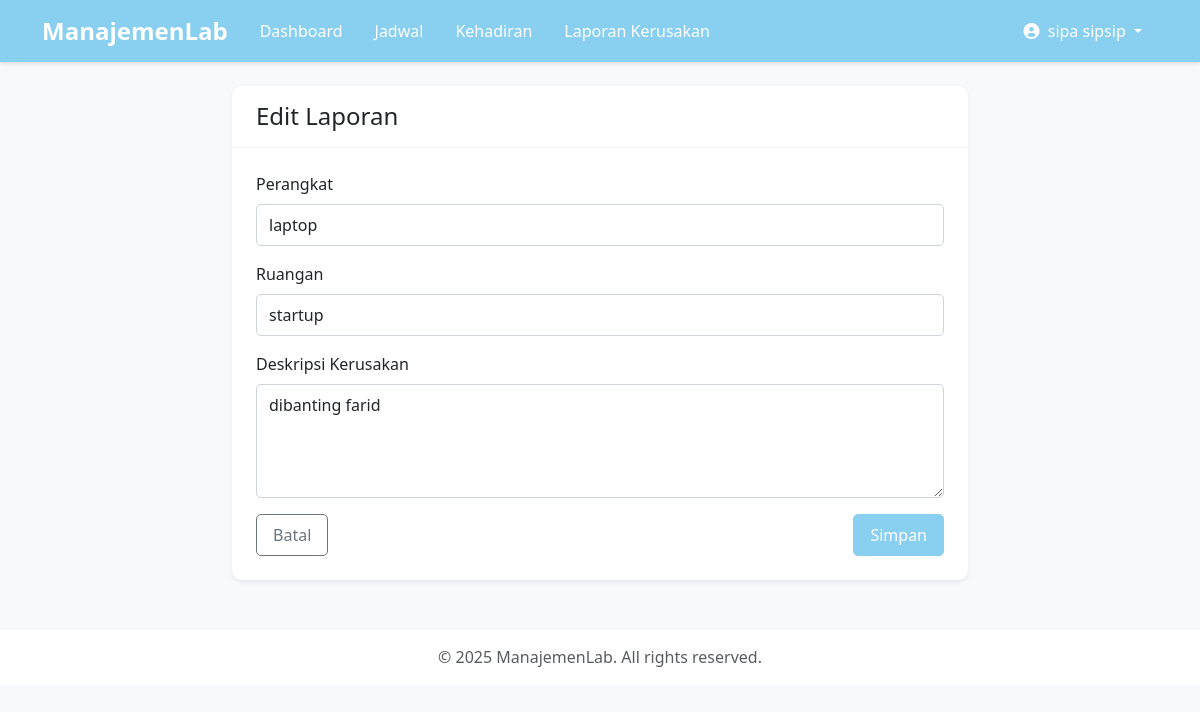
The page /labApp/laporan/3/edit/ (signed in) on the database its author committed.
### labApp/models.py (models this page shows, shortened)
class User(AbstractUser):
    ROLE_CHOICES = (
        ('dosen', 'Dosen'),
        ('asisten', 'Asisten'),
    )
    role = models.CharField(max_length=10, choices=ROLE_CHOICES)
    def is_dosen(self):
        return self.role == 'dosen'
    def is_asisten(self):
        return self.role == 'asisten'

class LaporanKerusakan(models.Model):
    STATUS_CHOICES = (
        ('pending', 'Menunggu'),
        ('proses', 'Diproses'),
        ('selesai', 'Selesai'),
    )
    perangkat = models.CharField(max_length=100)
    deskripsi = models.TextField()
    ruangan = models.CharField(max_length=50)
    tanggal_laporan = models.DateTimeField(default=timezone.now)
    pelapor = models.ForeignKey(User, on_delete=models.CASCADE, limit_choices_to={'role': 'asisten'})
    status = models.CharField(max_length=10, choices=STATUS_CHOICES, default='pending')
    class Meta:
        ordering = ['-tanggal_laporan']
        verbose_name_plural = 'Laporan Kerusakan'

### labApp/views.py (the view)
# urls.py: path('laporan/<int:pk>/edit/', views.laporan_update, name='laporan_update'),
@login_required
@csrf_protect
def laporan_update(request, pk):
    if not request.user.is_asisten():
        messages.error(request, 'Anda tidak memiliki izin untuk mengubah laporan.')
        return redirect('labApp:laporan_list')
    laporan = get_object_or_404(LaporanKerusakan, pk=pk)
    if laporan.pelapor != request.user:
        messages.error(request, 'Anda tidak memiliki izin untuk mengubah laporan ini.')
        return redirect('labApp:laporan_list')
    if request.method == 'POST':
        form = LaporanKerusakanForm(request.POST, instance=laporan)
        if form.is_valid():
            form.save()
            messages.success(request, 'Laporan berhasil diperbarui!')
            return redirect('labApp:laporan_list')
    else:
        form = LaporanKerusakanForm(instance=laporan)
    return render(request, 'asisten/laporan_form.html', {'form': form, 'title': 'Edit Laporan'})

### labApp/forms.py (shortened to what this page needs)
class LaporanKerusakanForm(forms.ModelForm):
    class Meta:
        model = LaporanKerusakan
        fields = ['perangkat', 'ruangan', 'deskripsi']
        widgets = {
            'perangkat': forms.TextInput(attrs={'class': 'form-control'}),
            'ruangan': forms.TextInput(attrs={'class': 'form-control'}),
            'deskripsi': forms.Textarea(attrs={'class': 'form-control', 'rows': 4}),
        }
    def __init__(self, *args, **kwargs):
        super().__init__(*args, **kwargs)

### labApp/templates/asisten/laporan_form.html (shortened to what this page needs)
{% extends 'labApp/base.html' %}
{% block content %}
<div class="row justify-content-center">
    <div class="col-md-8">
        <div class="card shadow-sm">
            <div class="card-header">
                <h4 class="mb-0">{{ title }}</h4>
            </div>
            <div class="card-body">
                <form method="post">
                    <div class="mb-3">
                        <label for="{{ form.perangkat.id_for_label }}" class="form-label">Perangkat</label>
                        {{ form.perangkat }}
                    </div>
                    <div class="mb-3">
                        <label for="{{ form.ruangan.id_for_label }}" class="form-label">Ruangan</label>
                        {{ form.ruangan }}
                    </div>
                    <div class="mb-3">
                        <label for="{{ form.deskripsi.id_for_label }}" class="form-label">Deskripsi Kerusakan</label>
                        {{ form.deskripsi }}
                    </div>
                    <div class="d-flex justify-content-between">
                        <a href="{% url 'labApp:laporan_list' %}" class="btn btn-outline-secondary">Batal</a>
                        <button type="submit" class="btn btn-primary">Simpan</button>
                    </div>
                </form>
            </div>
        </div>
    </div>
</div>
{% endblock %}

### labApp/templates/labApp/base.html (shortened to what this page needs)
<!DOCTYPE html>
<html lang="id">
<head>
    <link href="https://cdn.jsdelivr.net/npm/bootstrap@5.3.0/dist/css/bootstrap.min.css" rel="stylesheet">
    <link rel="stylesheet" href="https://cdnjs.cloudflare.com/ajax/libs/font-awesome/6.0.0/css/all.min.css">
    <link rel="stylesheet" href="/static/css/style.css">
</head>
<body>
    {% if user.is_authenticated %}
    <nav class="navbar navbar-expand-lg navbar-dark">
        <div class="container">
            <a class="navbar-brand" href="{% url 'labApp:dashboard' %}">ManajemenLab</a>
            <div class="collapse navbar-collapse" id="navbarNav">
                <ul class="navbar-nav me-auto">
                    <li class="nav-item">
                        <a class="nav-link" href="{% url 'labApp:dashboard' %}">Dashboard</a>
                    </li>
                    <li class="nav-item">
                        <a class="nav-link" href="{% url 'labApp:jadwal_list' %}">Jadwal</a>
                    </li>
                    <li class="nav-item">
                        <a class="nav-link" href="{% url 'labApp:kehadiran_list' %}">Kehadiran</a>
                    </li>
                    {% if user.is_asisten %}
                    <li class="nav-item">
                        <a class="nav-link" href="{% url 'labApp:laporan_list' %}">Laporan Kerusakan</a>
                    </li>
                    {% endif %}
                </ul>
                <ul class="navbar-nav">
                    <li class="nav-item dropdown">
                        <a class="nav-link dropdown-toggle" href="#" id="navbarDropdown" role="button" data-bs-toggle="dropdown">
                            <i class="fas fa-user-circle me-1"></i> {{ user.get_full_name|default:user.username }}
                        </a>
                    </li>
                </ul>
            </div>
        </div>
    </nav>
    {% endif %}
    <div class="container mt-4">
        {% block content %}{% endblock %}
    </div>
    <footer class="footer mt-5 py-3">
        <div class="container text-center">
            <span class="text-muted">© {% now "Y" %} ManajemenLab. All rights reserved.</span>
        </div>
    </footer>
</body>
</html>

### labApp/static/css/style.css (style rules this page uses)
:root { --color-gray: #6c757d; --color-baby-blue: #89CFF0; --color-light-blue: #B6D0E2; --color-white: #ffffff; --color-light-gray: #f8f9fa; --color-dark-gray: #343a40; }
body { font-family: 'Segoe UI', Tahoma, Geneva, Verdana, sans-serif; background-color: var(--color-light-gray); color: var(--color-dark-gray); min-height: 100vh; display: flex; flex-direction: column; }
.navbar { background-color: var(--color-baby-blue); box-shadow: 0 2px 4px rgba(0, 0, 0, 0.1); }
.navbar-brand { font-weight: 700; font-size: 1.5rem; }
.navbar-dark .navbar-nav .nav-link { color: var(--color-white); font-weight: 500; padding: 0.5rem 1rem; transition: all 0.3s ease; }
.card { border: none; border-radius: 10px; box-shadow: 0 4px 6px rgba(0, 0, 0, 0.05); transition: transform 0.3s ease, box-shadow 0.3s ease; }
.card-header { background-color: var(--color-white); border-bottom: 1px solid rgba(0, 0, 0, 0.05); border-top-left-radius: 10px !important; border-top-right-radius: 10px !important; padding: 1rem 1.5rem; }
.card-body { padding: 1.5rem; }
.btn { border-radius: 5px; font-weight: 500; padding: 0.5rem 1rem; transition: all 0.3s ease; }
.btn-primary { background-color: var(--color-baby-blue); border-color: var(--color-baby-blue); }
.form-control, .form-select { border-radius: 5px; border: 1px solid #ced4da; padding: 0.5rem 0.75rem; transition: border-color 0.3s ease, box-shadow 0.3s ease; }
.footer { margin-top: auto; background-color: var(--color-white); border-top: 1px solid rgba(0, 0, 0, 0.05); padding: 1rem 0; }

### rows shown on the page
User: get_full_name "sipa sipsip"
LaporanKerusakan: perangkat "laptop", ruangan "startup", deskripsi "dibanting farid"

### other values the page prints
{{ title }} "Edit Laporan"
